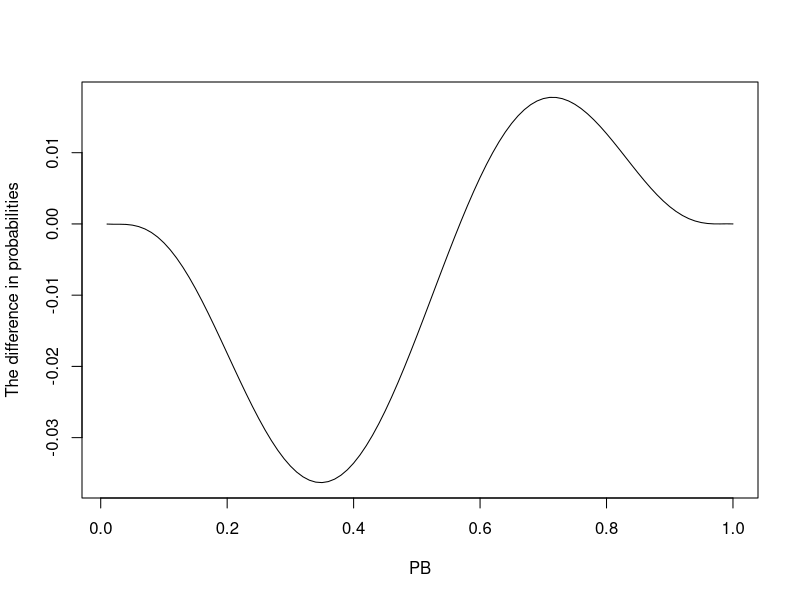
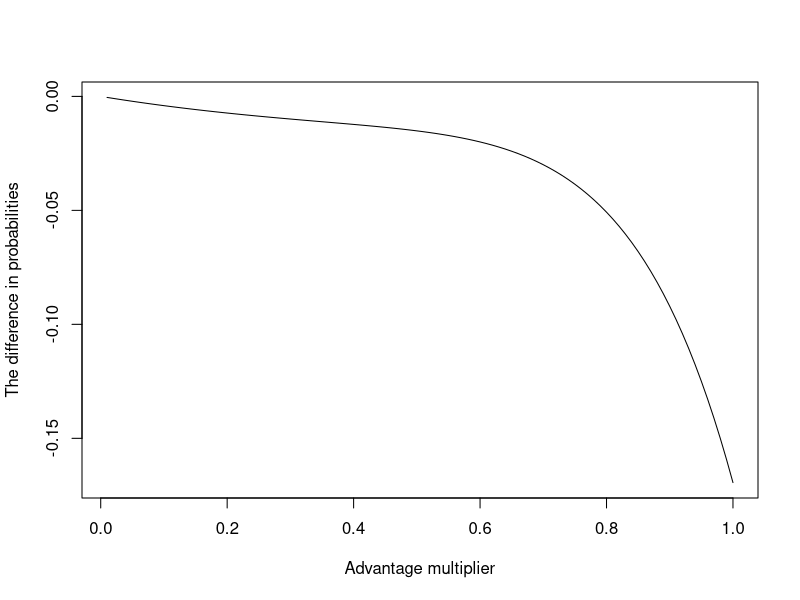

The R script that drew these images, in order:
## ---- chunk 1
#Q1_with_homeadvantage
require(dplyr)
require(data.table)
# Get all possible outcomes
apo <- fread("all-possible-world-series-outcomes.csv")

# Home field indicator
hfi <-  c(0,0,1,1,1,0,0) #{NYC, NYC, ATL, ATL, ATL, NYC, NYC}

# P_B
pb <- 0.55
advantage_multiplier <- 1.1 # Set = 1 for no advantage
pbh <- 0.55*advantage_multiplier # have advantage
pba <- 1 - (1 - 0.55)*advantage_multiplier #no

# Calculate the probability of each possible outcome
apo[, p := NA_real_] # Initialize new column in apo to store prob
for(i in 1:nrow(apo)){
  prob_game <- rep(1, 7)
  for(j in 1:7){
    p_win <- ifelse(hfi[j], pbh, pba)
    prob_game[j] <- case_when(
        apo[i,j,with=FALSE] == "W" ~ p_win
      , apo[i,j,with=FALSE] == "L" ~ 1 - p_win
      , TRUE ~ 1
    )
  }
  apo[i, p := prod(prob_game)] # Data.table syntax
}

# Sanity check: does sum(p) == 1?
#apo[, sum(p)] # This is data.table notation

# Probability of overall World Series outcomes
apo[, sum(p), overall_outcome]
## ---- chunk 2
#Q1_without_homeadvantage
require(dplyr)
require(data.table)
# Get all possible outcomes
apo <- fread("all-possible-world-series-outcomes.csv")



# P_B
p_win<- 0.55
#advantage_multiplier <- 1.1 # Set = 1 for no advantage
#pbh <- 0.55*advantage_multiplier
#pba <- 1 - (1 - 0.55)*advantage_multiplier

# Calculate the probability of each possible outcome
apo[, p := NA_real_] # Initialize new column in apo to store prob
for(i in 1:nrow(apo)){
  prob_game <- rep(1, 7)
  for(j in 1:7){
    #p_win <- ifelse(hfi[j], pbh, pba)
    prob_game[j] <- case_when(
        apo[i,j,with=FALSE] == "W" ~ p_win
      , apo[i,j,with=FALSE] == "L" ~ 1 - p_win
      , TRUE ~ 1
    )
  }
  apo[i, p := prod(prob_game)] # Data.table syntax
}

# Sanity check: does sum(p) == 1?
#apo[, sum(p)] # This is data.table notation

# Probability of overall World Series outcomes
apo[, sum(p), overall_outcome]
## ---- chunk 3
#Q2_with_homeadvantage

require(dplyr)
require(data.table)
# Get all possible outcomes
apo <- fread("all-possible-world-series-outcomes.csv")

# Home field indicator
hfi <-  c(0,0,1,1,1,0,0) #{NYC, NYC, ATL, ATL, ATL, NYC, NYC}

# P_B
pb <- mean(rbinom(10000,1000,0.55)/1000)
advantage_multiplier <- 1.1 # Set = 1 for no advantage
pbh <- mean(rbinom(10000,1000,0.55)/1000)*advantage_multiplier
pba <- 1 - (1 - mean(rbinom(10000,1000,0.55)/1000))*advantage_multiplier

# Calculate the probability of each possible outcome
apo[, p := NA_real_] # Initialize new column in apo to store prob
for(i in 1:nrow(apo)){
  prob_game <- rep(1, 7)
  for(j in 1:7){
    p_win <- ifelse(hfi[j], pbh, pba)
    prob_game[j] <- case_when(
        apo[i,j,with=FALSE] == "W" ~ p_win
      , apo[i,j,with=FALSE] == "L" ~ 1 - p_win
      , TRUE ~ 1
    )
  }
  apo[i, p := prod(prob_game)] # Data.table syntax
}

# Sanity check: does sum(p) == 1?
#apo[, sum(p)] # This is data.table notation

# Probability of overall World Series outcomes
apo[, sum(p), overall_outcome]
## ---- chunk 4
#Q2_without_homeadvantage
require(dplyr)
require(data.table)
# Get all possible outcomes
apo <- fread("all-possible-world-series-outcomes.csv")

# Home field indicator

# P_B
p_win<- mean(rbinom(10000,1000,0.55)/1000)
#advantage_multiplier <- 1.1 # Set = 1 for no advantage
#pbh <- 0.55*advantage_multiplier
#pba <- 1 - (1 - 0.55)*advantage_multiplier

# Calculate the probability of each possible outcome
apo[, p := NA_real_] # Initialize new column in apo to store prob
for(i in 1:nrow(apo)){
  prob_game <- rep(1, 7)
  for(j in 1:7){
    #p_win <- ifelse(hfi[j], pbh, pba)
    prob_game[j] <- case_when(
        apo[i,j,with=FALSE] == "W" ~ p_win
      , apo[i,j,with=FALSE] == "L" ~ 1 - p_win
      , TRUE ~ 1
    )
  }
  apo[i, p := prod(prob_game)] # Data.table syntax
}

# Sanity check: does sum(p) == 1?
#apo[, sum(p)] # This is data.table notation

# Probability of overall World Series outcomes
apo[, sum(p), overall_outcome]
## ---- chunk 5

p_win3<-0.55
absolute_error_assign4<-abs(p_win3-mean(rbinom(10000,1000,0.55)/1000))
absolute_error_assign4

relative_error_assign4<-abs(p_win3-mean(rbinom(10000,1000,0.55)/1000))/p_win3
relative_error_assign4
## ---- chunk 6

#Q4_with_homeadvantage
require(dplyr)
require(data.table)
# Get all possible outcomes
apo <- fread("all-possible-world-series-outcomes.csv")

# Home field indicator
hfi <-  c(0,0,1,1,1,0,0) #{NYC, NYC, ATL, ATL, ATL, NYC, NYC}

# P_B
pb_win<-rep(NA,100)
pb_vector<-rep(NA,100)
for (l in 1:100){
  pb_win[l]<-0.01*l

advantage_multiplier <- 1.1 # Set = 1 for no advantage
pbh <- pb_win[l]*advantage_multiplier
pba <- 1 - (1 - pb_win[l])*advantage_multiplier

# Calculate the probability of each possible outcome
apo[, p := NA_real_] # Initialize new column in apo to store prob
for(i in 1:nrow(apo)){
  prob_game <- rep(1, 7)
  for(j in 1:7){
    p_win4 <- ifelse(hfi[j], pbh, pba)
    prob_game[j] <- case_when(
        apo[i,j,with=FALSE] == "W" ~ p_win4
      , apo[i,j,with=FALSE] == "L" ~ 1 - p_win4
      , TRUE ~ 1
    )
  }
  apo[i, p := prod(prob_game)] # Data.table syntax
}

# Sanity check: does sum(p) == 1?
#apo[, sum(p)] # This is data.table notation

# Probability of overall World Series outcomes
d<-apo[, sum(p), overall_outcome]
pb_vector[l]<-d[[1,2]]

}


#Q4_without_homeadvantage
require(dplyr)
require(data.table)
# Get all possible outcomes
apo <- fread("all-possible-world-series-outcomes.csv")

# Home field indicator
#hfi <- c(1,1,0,0,0,1,1) #{NYC, NYC, ATL, ATL, ATL, NYC, NYC}

pb_win_without<-rep(NA,100)
pb_vector_without<-rep(NA,100)
for (l in 1:100){
  pb_win_without[l]<-0.01*l
  
# Calculate the probability of each possible outcome
apo[, p := NA_real_] # Initialize new column in apo to store prob
for(i in 1:nrow(apo)){
  prob_game <- rep(1, 7)
  for(j in 1:7){
    #p_win <- ifelse(hfi[j], pbh, pba)
    prob_game[j] <- case_when(
        apo[i,j,with=FALSE] == "W" ~ pb_win_without[l]
      , apo[i,j,with=FALSE] == "L" ~ 1 - pb_win_without[l]
      , TRUE ~ 1
    )
  }
  apo[i, p := prod(prob_game)] # Data.table syntax
}

# Sanity check: does sum(p) == 1?
#apo[, sum(p)] # This is data.table notation

# Probability of overall World Series outcomes
d_without<-apo[, sum(p), overall_outcome]
pb_vector_without[l]<-d_without[[1,2]]

}
## ---- chunk 7
pb_difference<-rep(NA,100)
for(i in 1:100){
pb_difference[i]<-pb_vector[i]-pb_vector_without[i]
}
v<-seq(0.01,1,by=0.01)
plot(x=v,y=pb_difference,type="l",xlab = "PB",ylab = "The difference in probabilities")
## ---- chunk 8
#Q5_with_homeadvantage
require(dplyr)
require(data.table)
# Get all possible outcomes
apo <- fread("all-possible-world-series-outcomes.csv")

# Home field indicator
hfi <-  c(0,0,1,1,1,0,0) #{NYC, NYC, ATL, ATL, ATL, NYC, NYC}

# P_B
advantage_multiplier_C<-rep(NA,100)
pb_vector_5<-rep(NA,100)
for (l in 1:100){
 advantage_multiplier_C[l]<-1+l*0.01


pbh <- 0.55*advantage_multiplier_C[l]
pba <- 1 - (1 - 0.55)*advantage_multiplier_C[l]

# Calculate the probability of each possible outcome
apo[, p := NA_real_] # Initialize new column in apo to store prob
for(i in 1:nrow(apo)){
  prob_game <- rep(1, 7)
  for(j in 1:7){
    p_win <- ifelse(hfi[j], pbh, pba)
    prob_game[j] <- case_when(
        apo[i,j,with=FALSE] == "W" ~ p_win
      , apo[i,j,with=FALSE] == "L" ~ 1 - p_win
      , TRUE ~ 1
    )
  }
  apo[i, p := prod(prob_game)] # Data.table syntax
}

# Sanity check: does sum(p) == 1?
#apo[, sum(p)] # This is data.table notation

# Probability of overall World Series outcomes
d<-apo[, sum(p), overall_outcome]
pb_vector_5[l]<-d[[1,2]]

}


## ---- chunk 9
#Q5
pb_difference_5<-rep(NA,100)
pb_vector_without<-0.6082878
for(i in 1:100){
pb_difference_5[i]<-pb_vector_5[i]-pb_vector_without
}
v<-seq(0.01,1,by=0.01)
plot(x=v,y=pb_difference_5,type="l",ylab="The difference in probabilities",xlab="Advantage multiplier")
